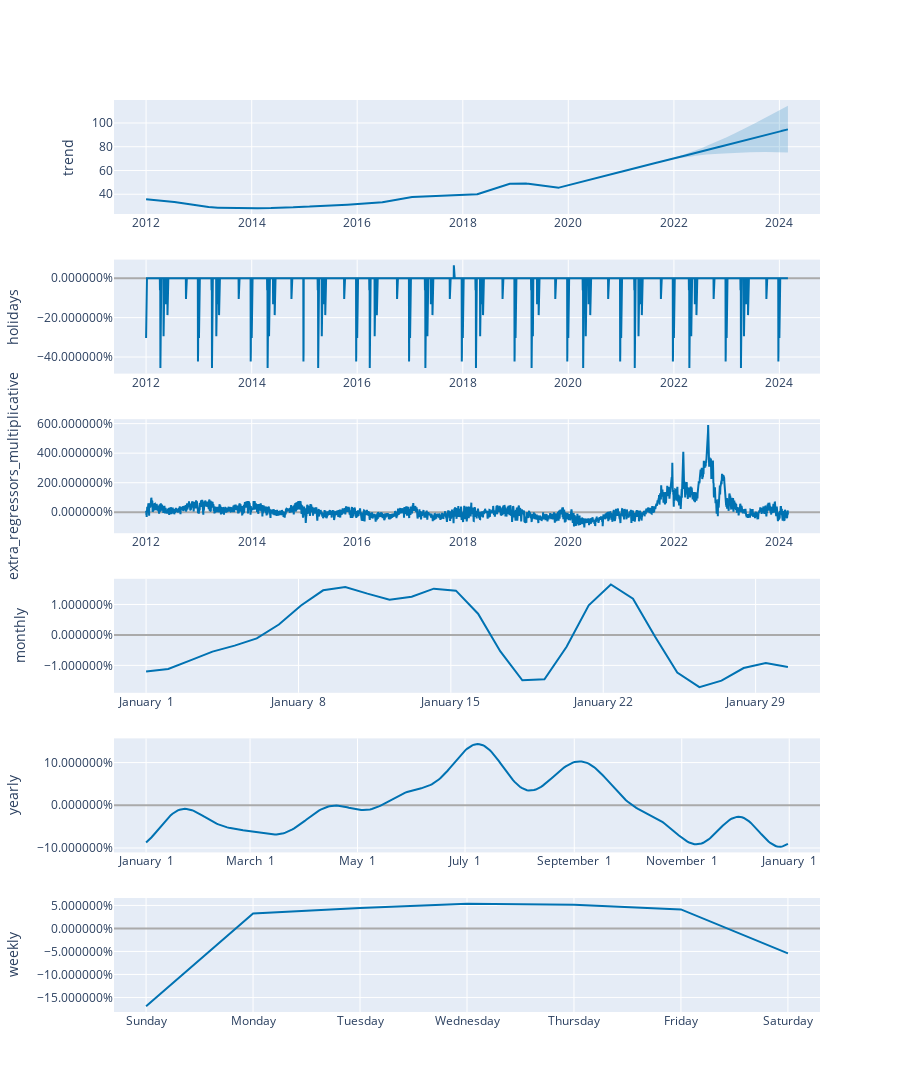

This figure's notebook cell:
### Code cell
# Python
plot_components_plotly(m, forecast)

### Figure 1 — Plotly figure (JSON) as saved in the notebook; plotly's stock layout.template omitted (floating-point values rounded to 4 significant figures; data arrays with more than 128 entries replaced by an {"elided": "..."} marker saying what was removed)
{"data": [{"line": {"color": "#0072B2", "width": 2}, "mode": "lines", "name": "trend", "type": "scatter", "x": {"elided": "4439 str values"}, "xaxis": "x", "y": {"elided": "4439 float values"}, "yaxis": "y"}, {"line": {"color": "rgba(0, 114, 178, 0.2)", "width": 0}, "mode": "lines", "name": "trend_upper", "type": "scatter", "x": {"elided": "4439 str values"}, "xaxis": "x", "y": {"elided": "4439 float values"}, "yaxis": "y"}, {"fill": "tonexty", "fillcolor": "rgba(0, 114, 178, 0.2)", "line": {"color": "rgba(0, 114, 178, 0.2)", "width": 0}, "mode": "lines", "name": "trend_lower", "type": "scatter", "x": {"elided": "4439 str values"}, "xaxis": "x", "y": {"elided": "4439 float values"}, "yaxis": "y"}, {"line": {"color": "#0072B2", "width": 2}, "mode": "lines", "name": "holidays", "text": {"elided": "4439 str values"}, "type": "scatter", "x": {"elided": "4439 str values"}, "xaxis": "x2", "y": {"elided": "4439 float values"}, "yaxis": "y2"}, {"line": {"color": "#0072B2", "width": 2}, "mode": "lines", "name": "extra_regressors_multiplicative", "type": "scatter", "x": {"elided": "4439 str values"}, "xaxis": "x3", "y": {"elided": "4439 float values"}, "yaxis": "y3"}, {"line": {"color": "#0072B2", "width": 2}, "mode": "lines", "name": "monthly", "type": "scatter", "x": ["2017-01-01T00:00:00", "2017-01-02T00:24:00", "2017-01-03T00:48:00", "2017-01-04T01:12:00", "2017-01-05T01:36:00", "2017-01-06T02:00:00", "2017-01-07T02:24:00", "2017-01-08T02:48:00", "2017-01-09T03:12:00", "2017-01-10T03:36:00", "2017-01-11T04:00:00", "2017-01-12T04:24:00", "2017-01-13T04:48:00", "2017-01-14T05:12:00", "2017-01-15T05:36:00", "2017-01-16T06:00:00", "2017-01-17T06:24:00", "2017-01-18T06:48:00", "2017-01-19T07:12:00", "2017-01-20T07:36:00", "2017-01-21T08:00:00", "2017-01-22T08:24:00", "2017-01-23T08:48:00", "2017-01-24T09:12:00", "2017-01-25T09:36:00", "2017-01-26T10:00:00", "2017-01-27T10:24:00", "2017-01-28T10:48:00", "2017-01-29T11:12:00", "2017-01-30T11:36:00"], "xaxis": "x4", "y": [-0.01202, -0.01119, -0.00835, -0.005486, -0.003516, -0.001123, 0.003429, 0.009665, 0.01465, 0.01576, 0.01356, 0.01157, 0.01257, 0.0152, 0.01454, 0.006973, -0.005355, -0.01492, -0.01457, -0.003891, 0.009748, 0.01656, 0.0119, -0.0005676, -0.01235, -0.01714, -0.01501, -0.01087, -0.009221, -0.01054], "yaxis": "y4"}, {"line": {"color": "#0072B2", "width": 2}, "mode": "lines", "name": "yearly", "type": "scatter", "x": {"elided": "365 str values"}, "xaxis": "x5", "y": {"elided": "365 float values"}, "yaxis": "y5"}, {"line": {"color": "#0072B2", "width": 2}, "mode": "lines", "name": "weekly", "type": "scatter", "x": ["2017-01-01T00:00:00", "2017-01-02T00:00:00", "2017-01-03T00:00:00", "2017-01-04T00:00:00", "2017-01-05T00:00:00", "2017-01-06T00:00:00", "2017-01-07T00:00:00"], "xaxis": "x6", "y": [-0.1692, 0.03236, 0.04441, 0.05377, 0.05158, 0.04139, -0.0543], "yaxis": "y6"}], "layout": {"height": 1200, "showlegend": false, "width": 900, "xaxis": {"anchor": "y", "domain": [0, 1], "range": ["2011-05-23T21:36:00", "2024-10-08T02:24:00"], "type": "date"}, "xaxis2": {"anchor": "y2", "domain": [0, 1], "range": ["2011-05-23T21:36:00", "2024-10-08T02:24:00"], "type": "date"}, "xaxis3": {"anchor": "y3", "domain": [0, 1], "range": ["2011-05-23T21:36:00", "2024-10-08T02:24:00"], "type": "date"}, "xaxis4": {"anchor": "y4", "domain": [0, 1], "range": ["2016-12-30T12:37:12", "2017-01-31T22:58:48"], "tickformat": "%B %e", "type": "date"}, "xaxis5": {"anchor": "y5", "domain": [0, 1], "range": ["2016-12-13T18:54:02.958904115", "2018-01-18T11:04:57.863013581"], "tickformat": "%B %e", "type": "date"}, "xaxis6": {"anchor": "y6", "domain": [0, 1], "range": ["2016-12-31T16:48:00", "2017-01-07T07:12:00"], "tickformat": "%A", "type": "date"}, "yaxis": {"anchor": "x", "domain": [0.875, 1], "rangemode": "normal", "title": {"text": "trend"}, "zerolinecolor": "#AAA"}, "yaxis2": {"anchor": "x2", "domain": [0.7, 0.825], "hoverformat": ".2%", "rangemode": "tozero", "tickformat": "%", "title": {"text": "holidays"}, "zerolinecolor": "#AAA"}, "yaxis3": {"anchor": "x3", "domain": [0.525, 0.65], "hoverformat": ".2%", "rangemode": "tozero", "tickformat": "%", "title": {"text": "extra_regressors_multiplicative"}, "zerolinecolor": "#AAA"}, "yaxis4": {"anchor": "x4", "domain": [0.35, 0.475], "hoverformat": ".2%", "tickformat": "%", "title": {"text": "monthly"}, "zerolinecolor": "#AAA"}, "yaxis5": {"anchor": "x5", "domain": [0.175, 0.3], "hoverformat": ".2%", "tickformat": "%", "title": {"text": "yearly"}, "zerolinecolor": "#AAA"}, "yaxis6": {"anchor": "x6", "domain": [0, 0.125], "hoverformat": ".2%", "tickformat": "%", "title": {"text": "weekly"}, "zerolinecolor": "#AAA"}}}
